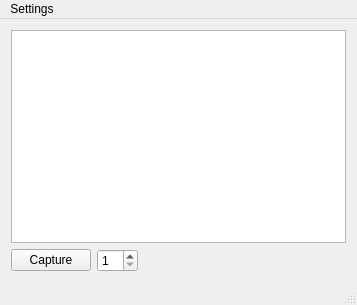
<?xml version="1.0" encoding="UTF-8"?>
<ui version="4.0">
 <class>ImageMapper</class>
 <widget class="QMainWindow" name="ImageMapper">
  <property name="geometry">
   <rect>
    <x>0</x>
    <y>0</y>
    <width>357</width>
    <height>305</height>
   </rect>
  </property>
  <property name="windowTitle">
   <string>ImageMapper</string>
  </property>
  <widget class="QWidget" name="centralWidget">
   <layout class="QVBoxLayout" name="verticalLayout">
    <item>
     <widget class="MapView" name="graphicsView"/>
    </item>
    <item>
     <layout class="QHBoxLayout" name="horizontalLayout">
      <item>
       <widget class="QPushButton" name="captureButton">
        <property name="text">
         <string>Capture</string>
        </property>
        <property name="checkable">
         <bool>true</bool>
        </property>
       </widget>
      </item>
      <item>
       <widget class="QSpinBox" name="spinBox">
        <property name="minimum">
         <number>1</number>
        </property>
        <property name="maximum">
         <number>10</number>
        </property>
        <property name="value">
         <number>1</number>
        </property>
       </widget>
      </item>
      <item>
       <spacer name="horizontalSpacer">
        <property name="orientation">
         <enum>Qt::Horizontal</enum>
        </property>
        <property name="sizeHint" stdset="0">
         <size>
          <width>40</width>
          <height>20</height>
         </size>
        </property>
       </spacer>
      </item>
     </layout>
    </item>
   </layout>
  </widget>
  <widget class="QMenuBar" name="menuBar">
   <property name="geometry">
    <rect>
     <x>0</x>
     <y>0</y>
     <width>357</width>
     <height>18</height>
    </rect>
   </property>
   <widget class="QMenu" name="menuSettings">
    <property name="title">
     <string>Settings</string>
    </property>
    <addaction name="actionDestination_Folder"/>
    <addaction name="actionCapture_device"/>
    <addaction name="actionCamera_view"/>
    <addaction name="actionExport"/>
   </widget>
   <addaction name="menuSettings"/>
  </widget>
  <widget class="QStatusBar" name="statusBar"/>
  <action name="actionCapture_device">
   <property name="text">
    <string>Capture device</string>
   </property>
  </action>
  <action name="actionDestination_Folder">
   <property name="text">
    <string>Save in ...</string>
   </property>
  </action>
  <action name="actionCamera_view">
   <property name="text">
    <string>Open Viewer</string>
   </property>
  </action>
  <action name="actionExport">
   <property name="text">
    <string>Export</string>
   </property>
  </action>
 </widget>
 <layoutdefault spacing="6" margin="11"/>
 <customwidgets>
  <customwidget>
   <class>MapView</class>
   <extends>QGraphicsView</extends>
   <header>mapview.h</header>
  </customwidget>
 </customwidgets>
 <resources/>
 <connections/>
</ui>
